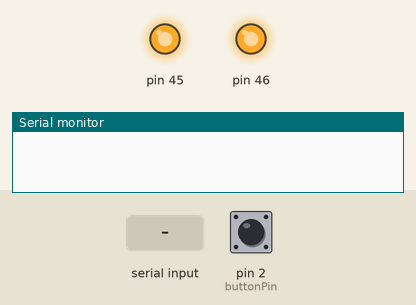
Simulated run of this sketch. Board: Arduino Mega 2560, built with avr-gcc and run on an emulated ATmega2560. Parts: output pins drawn as LEDs (lit = HIGH), the last lines printed to the serial monitor. The test bench sets the inputs (shaded band); at power-on: pin 2 (buttonPin) LOW.

Above: at 1.7 s.
1.8 s: "5" received over the second serial link
At 2.2 s:
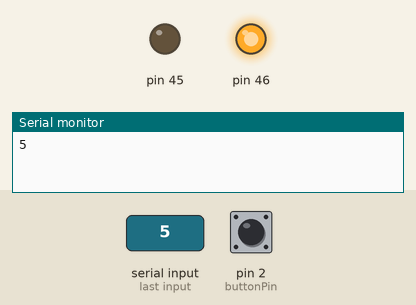
3.8 s: pin 2 (buttonPin) pulled HIGH for 1 s
At 4.2 s:
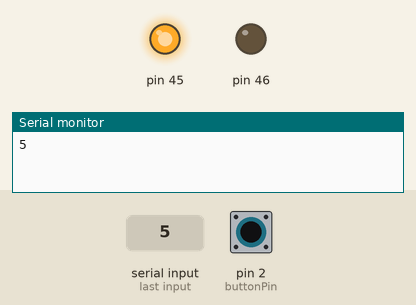
6.3 s: pin 2 (buttonPin) pulled HIGH for 3.2 s
At 10.6 s:
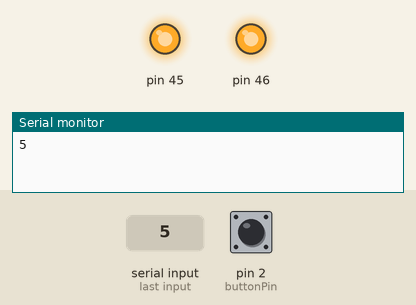
Timing chart, 0 to 12.1 s (numbered marks = the images above; inputs shaded):
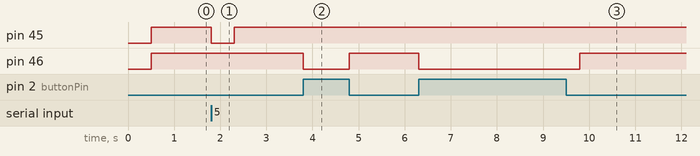

The sketch:

XBeeCommunication.ino
```cpp
#include<SoftwareSerial.h>
#define Rx 17
#define Tx 16
const int buttonPin = 2;
void setup(){
  pinMode(45, OUTPUT);
  pinMode(46, OUTPUT);
  pinMode(buttonPin, INPUT);
  Serial.begin(9600);
  Serial2.begin(9600);
  delay(500);

  digitalWrite(46, HIGH);
  digitalWrite(45, HIGH);
}

//Green for sending
//Red for receiving

void loop(){
  if(digitalRead(buttonPin)==HIGH){
    char outgoing = '5';//Serial.read();
    digitalWrite(46, LOW);
    Serial2.write(outgoing);
    delay(500);
    digitalWrite(46, HIGH);

  }
  if(Serial2.available()){
    char incoming = Serial2.read();
    if (incoming == '5') {
      Serial.println(incoming);
      digitalWrite(45, LOW);
      delay(500);
      digitalWrite(45, HIGH);
    }
  }
  //delay(50);
}
```

Measured:
- after the input at 1.8 s, pin 45: HIGH → LOW at once, → HIGH 0.50 s later
- after the input at 3.8 s, pin 46: HIGH → LOW at once, → HIGH 1.0 s later
- after the input at 6.3 s, pin 46: HIGH → LOW at once, → HIGH 3.5 s later
